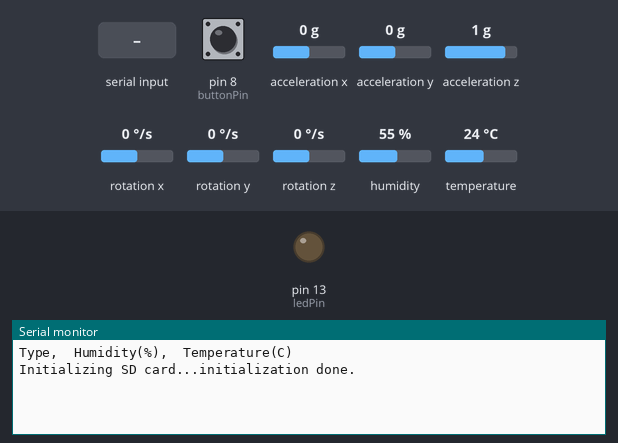
Bench run of a sketch on a simulated Arduino Uno, built with avr-gcc and run on an emulated ATmega328P. Shown: output pins drawn as LEDs (lit = HIGH), the last lines printed to the serial monitor. The test bench sets the inputs (shaded band); at power-on: pin 8 (buttonPin) LOW, acceleration x 0 g, acceleration y 0 g, acceleration z 1 g, rotation x 0 °/s, rotation y 0 °/s, rotation z 0 °/s, humidity 55 %, temperature 24 °C. Storage starts empty.

Above: at 1.2 s.
1.3 s: pin 8 (buttonPin) pulled HIGH for 0.15 s
At 2.5 s:
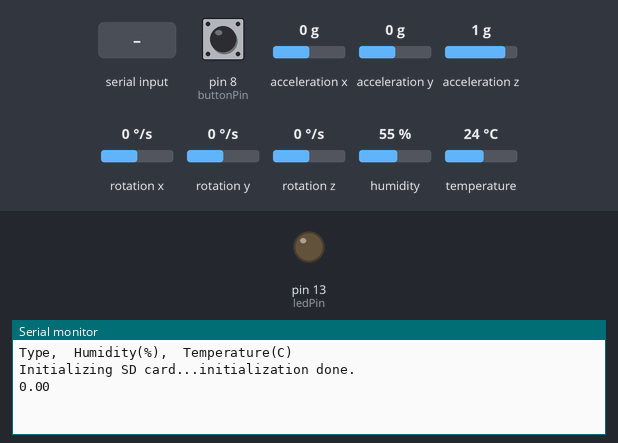
2.9 s: "test 1.. 2.. 3\n" received over the second serial link
At 4.1 s:
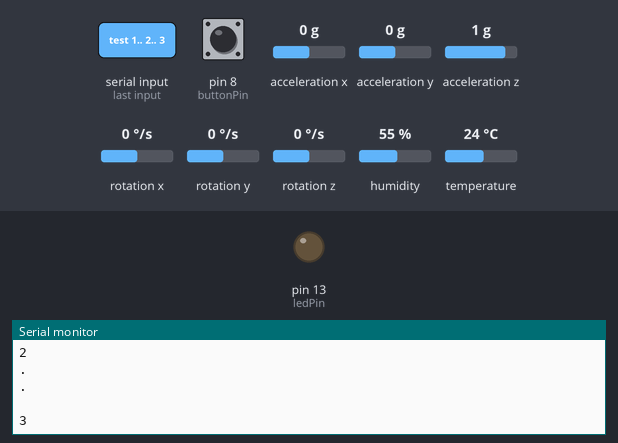
4.4 s: "a" received over the second serial link
At 5.3 s:
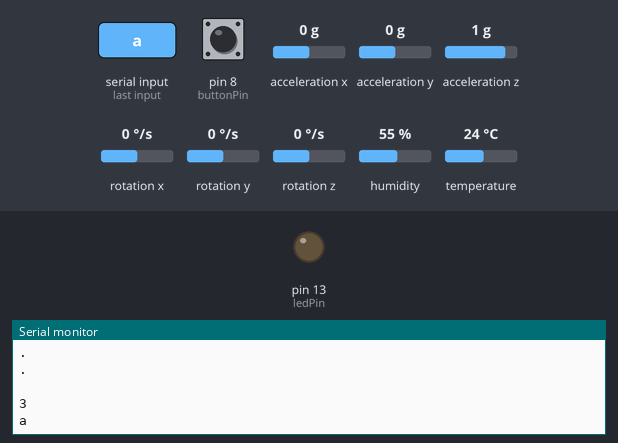
5.9 s: "#" received over the second serial link
At 6.5 s:
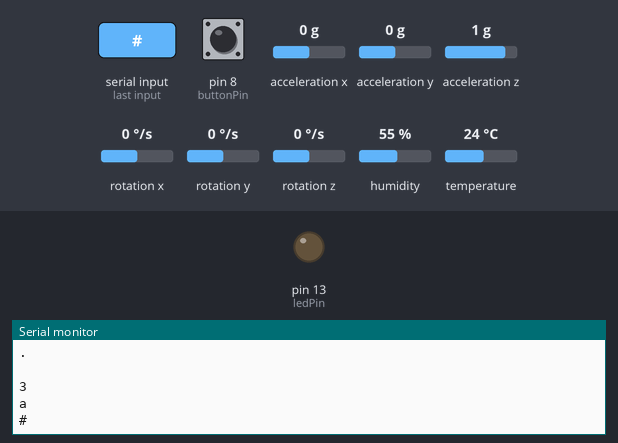
Timing chart, 0 to 8.4 s (numbered marks = the images above; inputs shaded):
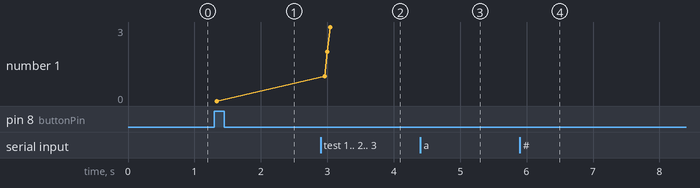

The sketch:

DatalogBluetooth.ino
```cpp
/*
  SD card read/write

 This example shows how to read and write data to and from an SD card file
 The circuit:
 * SD card attached to SPI bus as follows:
 ** MOSI - pin 11
 ** MISO - pin 12
 ** CLK - pin 13
 ** CS - pin 4 (for MKRZero SD: SDCARD_SS_PIN)
 *
 *HC 05 module connection:
 ** TX - pin 0 (default)[can be changed if Softwareserial is being used ]
 ** RX - pin 1 (default) [can be changed if Softwareserial is being used ]
 *
 *  The circuit:
 * RX is digital pin 5 (connect to TX of other device)
 * TX is digital pin 6 (connect to RX of other device)

 */

#include <SPI.h>
#include <SD.h>
#include <dht.h>

#include <SoftwareSerial.h>
SoftwareSerial mySerial(5, 6); // RX, TX


#include <Wire.h>
#include <LSM303.h>

LSM303 compass;

File myFile;
dht DHT;

#define DHT11_PIN A0

const int buttonPin = 8;     // the number of the pushbutton pin
const int ledPin =  13;      // the number of the LED pin

// variables will change:
int buttonState = 0;         // variable for reading the pushbutton status

char bluInput;               //bluetooth signal to read data from SD card
String bluInputStr;

float Xm, Ym, Zm, Xa, Ya, Za, roll, pitch, roll_print, pitch_print, Heading, fXm_comp, fYm_comp, head;

void setup() {

  // initialize the LED pin as an output:
  pinMode(ledPin, OUTPUT);
  // initialize the pushbutton pin as an input:
  pinMode(buttonPin, INPUT);

  Wire.begin();
  compass.init();
  compass.enableDefault();

  compass.m_min = (LSM303::vector<int16_t>){-654,   -835,   -424};
  compass.m_max = (LSM303::vector<int16_t>){+694,   +527,   +739};


  // Open serial communications and wait for port to open:
  Serial.begin(9600);
  mySerial.begin(9600);
  Serial.println("Type,\tHumidity(%),\tTemperature(C)");
  sdIni();

  //mySerial.println("Type,\tHumidity(%),\tTemperature(C)");
  while (!Serial) {
    ; // wait for serial port to connect. Needed for native USB port only
  }
//DHTAcq();
//sdCardWrite("test3.txt");
//sdCardRead("test3.txt");

}


void DHTAcq()
  {
    Serial.println("DHT11, \t");
    int chk = DHT.read11(DHT11_PIN);

    Serial.print(DHT.humidity, 1);
    Serial.print(",\t");
    Serial.print(DHT.temperature, 1);
    delay(2000);
  }


  void sdWrite()
  {


      // open the file. note that only one file can be open at a time,
  // so you have to close this one before opening another.
  myFile = SD.open("star23.txt", FILE_WRITE);

  // if the file opened okay, write to it:
  if (myFile) {
    //Serial.print("Writing to star23.txt...");
        //myFile.println("Type,\tHumidity(%),\tTemperature(C)");
        myFile.print("Val:\t");
        int chk = DHT.read11(DHT11_PIN);
        myFile.print(DHT.humidity, 1);
        myFile.print(",\t\t");
        myFile.print(DHT.temperature, 1);
        myFile.print(",\t\t");
        myFile.println(head/10);
        Serial.println(head/10);
    // close the file:
    myFile.close();
    //Serial.println("done.");
  } else {
    // if the file didn't open, print an error:
    Serial.println("error opening star23.txt");
  }
  }
  void sdIni()
  {
    /*while (!Serial)
    {
    ; // wait for serial port to connect. Needed for native USB port only
    }*/


    Serial.print("Initializing SD card...");

    if (!SD.begin(4)) {
      Serial.println("initialization failed!");
      return;
    }
    Serial.println("initialization done.");
  }


 void sdRead()
  {

  // re-open the file for reading:
  myFile = SD.open("star23.txt");
  if (myFile) {
    //Serial.println("star23.txt:");
    //mySerial.println("star23.txt:");

    // read from the file until there's nothing else in it:
    while (myFile.available()) {
      //Serial.write(myFile.read());
      mySerial.write(myFile.read());
    }
    // close the file:
    myFile.close();
  } else {
    // if the file didn't open, print an error:
    //Serial.println("error opening star23.txt");
    mySerial.println("error opening star23.txt");
  }
  }


void loop() {
  // nothing happens after setup
  //Serial.println("test 1.. 2.. 3");
  //delay(1000);

  buttonState = digitalRead(buttonPin);

  // check if the pushbutton is pressed. If it is, the buttonState is HIGH:
  if (buttonState == HIGH) {

    head = compassSoft();
    sdWrite();
    //sdRead();

    // turn LED on:
    //digitalWrite(ledPin, HIGH);
    delay(500);

  } else {
    // turn LED off:
    digitalWrite(ledPin, LOW);
  }

  if(mySerial.available())
  {
    delay(10);
    bluInput = mySerial.read();
    if(bluInput == '#')
    {
      //break;
    }
    bluInputStr = bluInput;

    if (bluInputStr.length() >0)
    {
      Serial.println(bluInputStr);
      if(bluInputStr == "a")
      {
        sdRead();
      }
      bluInputStr="";
    }
  }


}

float compassSoft()
{


  compass.read();

 /*     snprintf(report, sizeof(report), "A: %6d %6d %6d    M: %6d %6d %6d",
        compass.a.x, compass.a.y, compass.a.z,
        compass.m.x, compass.m.y, compass.m.z);
      Serial.println(report);
      */
  //Acceralerometer

  Xm = compass.m.x;
  Ym = compass.m.y;
  Zm = compass.m.z;

  //Acceralerometer

  Xa = compass.a.x;
  Ya = compass.a.y;
  Za = compass.a.z;

//roll and pitch

  roll = atan2(Ya, sqrt(Xa*Xa + Za*Za ));
  pitch = atan2(Xa, sqrt(Ya*Ya + Za*Za));

  roll_print = roll*180.0/M_PI;
  pitch_print = pitch*180.0/M_PI;

// Tilt compensated magnetic sensor measurements

fXm_comp = Xm*cos(pitch)+Zm*sin(pitch);
fYm_comp = Xm*sin(roll)*sin(pitch)+Ym*cos(roll)-Zm*sin(roll)*cos(pitch);


// Arctangent of y/x
Heading = (atan2(fYm_comp,fXm_comp)*180.0)/M_PI;
if (Heading < 0)
Heading += 360;

return Heading;


  //Serial.print(roll_print, 2);Serial.print("\t"); Serial.print(pitch_print, 2); Serial.print("\t");
  //Serial.print("Heading "); Serial.println(Heading);

  delay(1000);
}
```

Measured:
- after the input at 1.3 s, the serial monitor: prints a new line at once (image 1)
- after the input at 2.9 s, the serial monitor: prints a new line at once (image 2)
- after the input at 4.4 s, the serial monitor: prints a new line at once (image 3)
- after the input at 5.9 s, the serial monitor: prints a new line at once (image 4)
- plotted number 1: 0 → 3 after the input at 2.9 s
